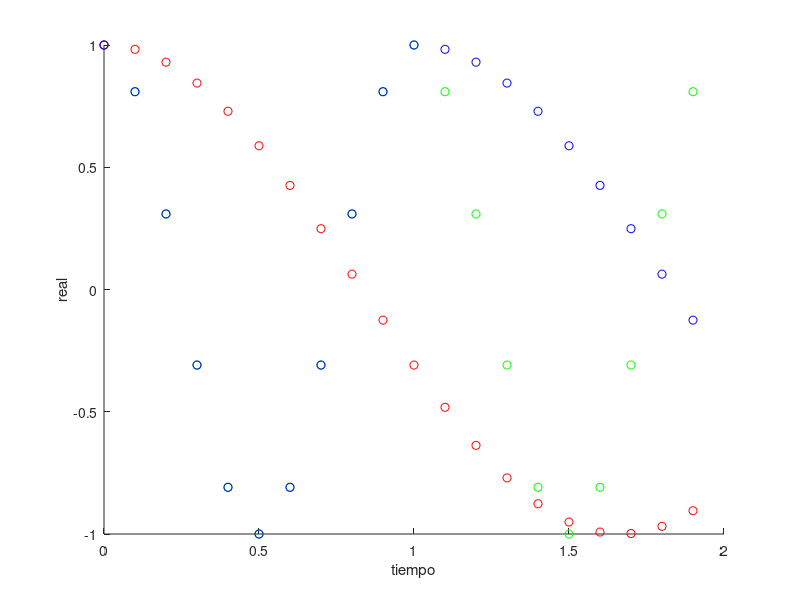

The MATLAB script that drew this image:
#! /usr/bin/octave -qf
1;

# De la guia subida a internet


# Inicializamos seniales

ini = 0;
fin = 1;

fm = 10;
Tm = 1/fm;

n = ini : Tm : fin - Tm;

N = length(n);

omega_k = 2 * pi * n / N;
omega_k_mala = 2 * pi * n / N * .3;

phi_k_n = e.^(j * omega_k * N);
phi_k_n_mala = e.^(j * omega_k_mala * N);

# Concatenamos

phi_unida = [phi_k_n, phi_k_n_mala];

fin_2 = 2;
n_2 = ini : Tm : fin_2 - Tm;

omega_k_2 = 2 * pi * n_2 / N;
omega_k_mala_2 = 2 * pi * n_2 / N * .3;

phi_k_n_2 = e.^(j * omega_k_2 * N);
phi_k_n_mala_2 = e.^(j * omega_k_mala_2 * N);

# Graficamos

#stem(n, phi_k_n, 'g', n, phi_k_n_mala, 'r');
clf;
hold on;
stem3(n_2, real(phi_k_n_2), imag(phi_k_n_2), 'g');
stem3(n_2, real(phi_k_n_mala_2), imag(phi_k_n_mala_2), 'r');
stem3(n_2, real(phi_unida), imag(phi_unida), 'b');
hold off;

xlabel("tiempo");
ylabel("real");
zlabel("imaginario");

# La unica que cumple la condicion es phi_k_n y phi_k_n_2, porque su omega_k
# es multiplo entero de 2*pi.
